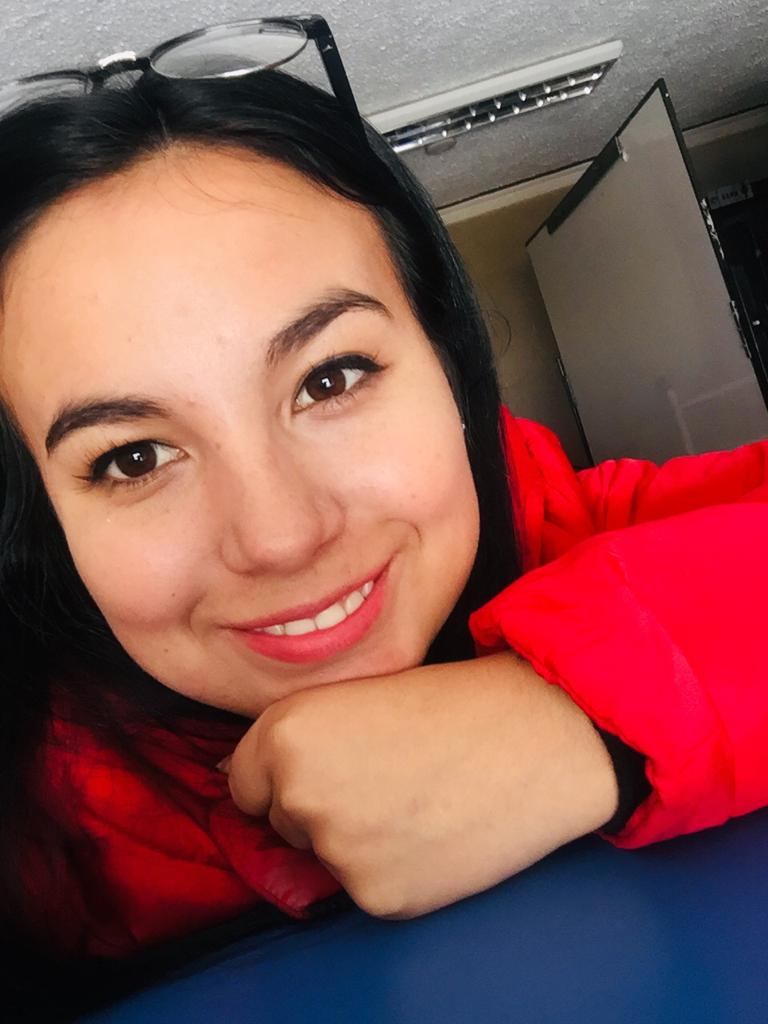
#> input picture asistencias/images/1150034401.jpg, 768 x 1024 px, given in place of the camera
$ python captura.py
#> lines starting #> are read from the running program, lines starting #| are printed output that depends on the picture
import cv2
import os
import imutils

persoName = "Dayanna Alvarado"
dataPath = "C:/Users/Usuario/Desktop/PRUEBA FACE - copia/Data"
personPath = dataPath + "/" + persoName
print('Carpeta creada: ',personPath)
os.makedirs(personPath)

cap = cv2.VideoCapture(0,cv2.CAP_DSHOW)

faceClassif = cv2.CascadeClassifier(cv2.data.haarcascades+'haarcascade_frontalface_default.xml')
count = 0
while True:
	ret, frame = cap.read()
#> frame is the input picture: shape (1024, 768, 3); mean B, G, R 81.3, 84.6, 135.6
	if ret == False: break
	frame =  imutils.resize(frame, width=640)
#> frame: shape (853, 640, 3)
	gray = cv2.cvtColor(frame, cv2.COLOR_BGR2GRAY)
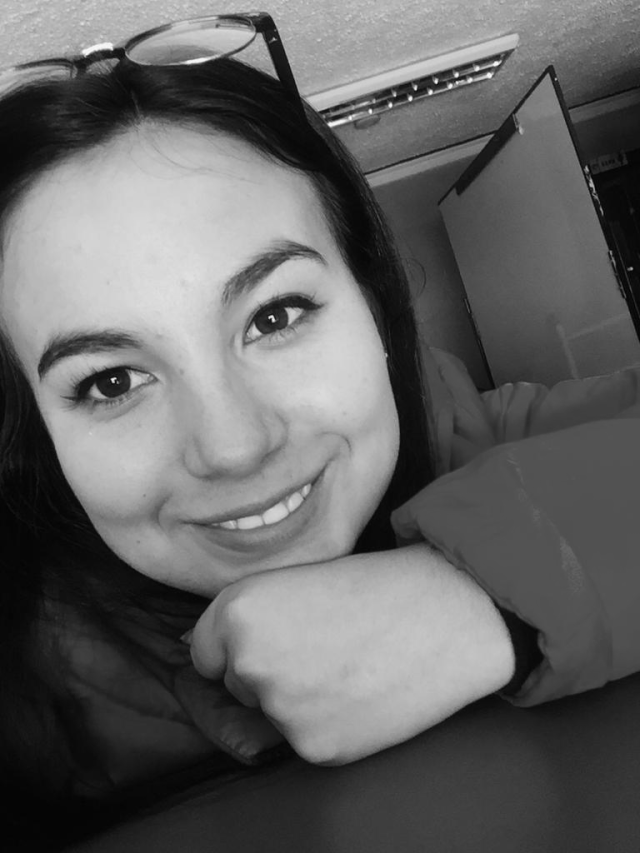
#> gray: shape (853, 640); min 2, max 252, mean 99.4
	auxFrame = frame.copy()
	faces = faceClassif.detectMultiScale(gray,1.3,5)
#> faces = ()
	for (x,y,w,h) in faces:
		cv2.rectangle(frame, (x,y),(x+w,y+h),(0,255,0),2)
		rostro = auxFrame[y:y+h,x:x+w]
		rostro = cv2.resize(rostro,(150,150),interpolation=cv2.INTER_CUBIC)
		cv2.imwrite(personPath + '/rostro_{}.jpg'.format(count),rostro)
		count = count + 1
#> this loop made 0 passes
#> after the loop, count = 0
	cv2.imshow('frame',frame)
	k =  cv2.waitKey(1)
#> (key Esc is pressed here)
	if k == 27 or count >= 300:
		break
cap.release()
cv2.destroyAllWindows()
